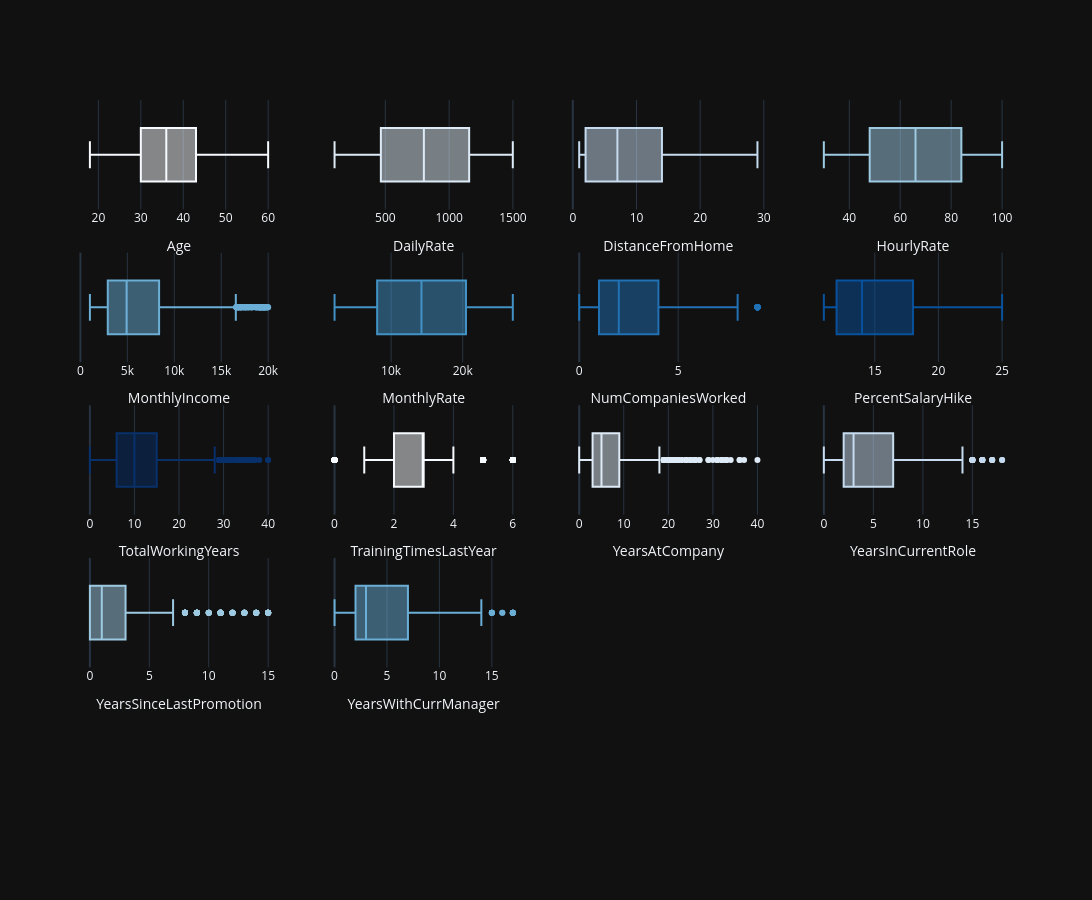

Write notebook code for a chart like this one.
### Markdown cell above
A gente pode ver que `Distance from Home` tem uma assimetria, assim como outras colunas que requer tratamento, vamos confirmar isso nos boxplots

### Code cell
cores = px.colors.sequential.Blues

fig = make_subplots(
    rows=5,
    cols=4,
)

for i, coluna in enumerate(colunas_numericas):
    r = i // 4 + 1
    c = i % 4 + 1

    fig.add_trace(
        go.Box(
            x=df[coluna],
            name=coluna,
            quartilemethod="exclusive",
            showlegend=False,
            marker_color=cores[i % len(cores)]
        ),
        row=r,
        col=c
    )

    fig.update_xaxes(title_text=coluna, row=r, col=c)
    fig.update_yaxes(showticklabels=False, row=r, col=c)

fig.update_layout(
    template="plotly_dark",
    width=1300,
    height=900
)

fig.show()

### Figure 1 — Plotly figure (JSON) as saved in the notebook; plotly's stock layout.template omitted (floating-point values rounded to 4 significant figures; data arrays with more than 128 entries replaced by an {"elided": "..."} marker saying what was removed)
{"data": [{"marker": {"color": "rgb(247,251,255)"}, "name": "Age", "quartilemethod": "exclusive", "showlegend": false, "type": "box", "x": {"elided": "1470 int values"}, "xaxis": "x", "yaxis": "y"}, {"marker": {"color": "rgb(222,235,247)"}, "name": "DailyRate", "quartilemethod": "exclusive", "showlegend": false, "type": "box", "x": {"elided": "1470 int values"}, "xaxis": "x2", "yaxis": "y2"}, {"marker": {"color": "rgb(198,219,239)"}, "name": "DistanceFromHome", "quartilemethod": "exclusive", "showlegend": false, "type": "box", "x": {"elided": "1470 int values"}, "xaxis": "x3", "yaxis": "y3"}, {"marker": {"color": "rgb(158,202,225)"}, "name": "HourlyRate", "quartilemethod": "exclusive", "showlegend": false, "type": "box", "x": {"elided": "1470 int values"}, "xaxis": "x4", "yaxis": "y4"}, {"marker": {"color": "rgb(107,174,214)"}, "name": "MonthlyIncome", "quartilemethod": "exclusive", "showlegend": false, "type": "box", "x": {"elided": "1470 int values"}, "xaxis": "x5", "yaxis": "y5"}, {"marker": {"color": "rgb(66,146,198)"}, "name": "MonthlyRate", "quartilemethod": "exclusive", "showlegend": false, "type": "box", "x": {"elided": "1470 int values"}, "xaxis": "x6", "yaxis": "y6"}, {"marker": {"color": "rgb(33,113,181)"}, "name": "NumCompaniesWorked", "quartilemethod": "exclusive", "showlegend": false, "type": "box", "x": {"elided": "1470 int values"}, "xaxis": "x7", "yaxis": "y7"}, {"marker": {"color": "rgb(8,81,156)"}, "name": "PercentSalaryHike", "quartilemethod": "exclusive", "showlegend": false, "type": "box", "x": {"elided": "1470 int values"}, "xaxis": "x8", "yaxis": "y8"}, {"marker": {"color": "rgb(8,48,107)"}, "name": "TotalWorkingYears", "quartilemethod": "exclusive", "showlegend": false, "type": "box", "x": {"elided": "1470 int values"}, "xaxis": "x9", "yaxis": "y9"}, {"marker": {"color": "rgb(247,251,255)"}, "name": "TrainingTimesLastYear", "quartilemethod": "exclusive", "showlegend": false, "type": "box", "x": {"elided": "1470 int values"}, "xaxis": "x10", "yaxis": "y10"}, {"marker": {"color": "rgb(222,235,247)"}, "name": "YearsAtCompany", "quartilemethod": "exclusive", "showlegend": false, "type": "box", "x": {"elided": "1470 int values"}, "xaxis": "x11", "yaxis": "y11"}, {"marker": {"color": "rgb(198,219,239)"}, "name": "YearsInCurrentRole", "quartilemethod": "exclusive", "showlegend": false, "type": "box", "x": {"elided": "1470 int values"}, "xaxis": "x12", "yaxis": "y12"}, {"marker": {"color": "rgb(158,202,225)"}, "name": "YearsSinceLastPromotion", "quartilemethod": "exclusive", "showlegend": false, "type": "box", "x": {"elided": "1470 int values"}, "xaxis": "x13", "yaxis": "y13"}, {"marker": {"color": "rgb(107,174,214)"}, "name": "YearsWithCurrManager", "quartilemethod": "exclusive", "showlegend": false, "type": "box", "x": {"elided": "1470 int values"}, "xaxis": "x14", "yaxis": "y14"}], "layout": {"height": 900, "width": 1300, "xaxis": {"anchor": "y", "domain": [0, 0.2125], "title": {"text": "Age"}}, "xaxis10": {"anchor": "y10", "domain": [0.2625, 0.475], "title": {"text": "TrainingTimesLastYear"}}, "xaxis11": {"anchor": "y11", "domain": [0.525, 0.7375], "title": {"text": "YearsAtCompany"}}, "xaxis12": {"anchor": "y12", "domain": [0.7875, 1], "title": {"text": "YearsInCurrentRole"}}, "xaxis13": {"anchor": "y13", "domain": [0, 0.2125], "title": {"text": "YearsSinceLastPromotion"}}, "xaxis14": {"anchor": "y14", "domain": [0.2625, 0.475], "title": {"text": "YearsWithCurrManager"}}, "xaxis15": {"anchor": "y15", "domain": [0.525, 0.7375]}, "xaxis16": {"anchor": "y16", "domain": [0.7875, 1]}, "xaxis17": {"anchor": "y17", "domain": [0, 0.2125]}, "xaxis18": {"anchor": "y18", "domain": [0.2625, 0.475]}, "xaxis19": {"anchor": "y19", "domain": [0.525, 0.7375]}, "xaxis2": {"anchor": "y2", "domain": [0.2625, 0.475], "title": {"text": "DailyRate"}}, "xaxis20": {"anchor": "y20", "domain": [0.7875, 1]}, "xaxis3": {"anchor": "y3", "domain": [0.525, 0.7375], "title": {"text": "DistanceFromHome"}}, "xaxis4": {"anchor": "y4", "domain": [0.7875, 1], "title": {"text": "HourlyRate"}}, "xaxis5": {"anchor": "y5", "domain": [0, 0.2125], "title": {"text": "MonthlyIncome"}}, "xaxis6": {"anchor": "y6", "domain": [0.2625, 0.475], "title": {"text": "MonthlyRate"}}, "xaxis7": {"anchor": "y7", "domain": [0.525, 0.7375], "title": {"text": "NumCompaniesWorked"}}, "xaxis8": {"anchor": "y8", "domain": [0.7875, 1], "title": {"text": "PercentSalaryHike"}}, "xaxis9": {"anchor": "y9", "domain": [0, 0.2125], "title": {"text": "TotalWorkingYears"}}, "yaxis": {"anchor": "x", "domain": [0.848, 1], "showticklabels": false}, "yaxis10": {"anchor": "x10", "domain": [0.424, 0.576], "showticklabels": false}, "yaxis11": {"anchor": "x11", "domain": [0.424, 0.576], "showticklabels": false}, "yaxis12": {"anchor": "x12", "domain": [0.424, 0.576], "showticklabels": false}, "yaxis13": {"anchor": "x13", "domain": [0.212, 0.364], "showticklabels": false}, "yaxis14": {"anchor": "x14", "domain": [0.212, 0.364], "showticklabels": false}, "yaxis15": {"anchor": "x15", "domain": [0.212, 0.364]}, "yaxis16": {"anchor": "x16", "domain": [0.212, 0.364]}, "yaxis17": {"anchor": "x17", "domain": [0, 0.152]}, "yaxis18": {"anchor": "x18", "domain": [0, 0.152]}, "yaxis19": {"anchor": "x19", "domain": [0, 0.152]}, "yaxis2": {"anchor": "x2", "domain": [0.848, 1], "showticklabels": false}, "yaxis20": {"anchor": "x20", "domain": [0, 0.152]}, "yaxis3": {"anchor": "x3", "domain": [0.848, 1], "showticklabels": false}, "yaxis4": {"anchor": "x4", "domain": [0.848, 1], "showticklabels": false}, "yaxis5": {"anchor": "x5", "domain": [0.636, 0.788], "showticklabels": false}, "yaxis6": {"anchor": "x6", "domain": [0.636, 0.788], "showticklabels": false}, "yaxis7": {"anchor": "x7", "domain": [0.636, 0.788], "showticklabels": false}, "yaxis8": {"anchor": "x8", "domain": [0.636, 0.788], "showticklabels": false}, "yaxis9": {"anchor": "x9", "domain": [0.424, 0.576], "showticklabels": false}}}
